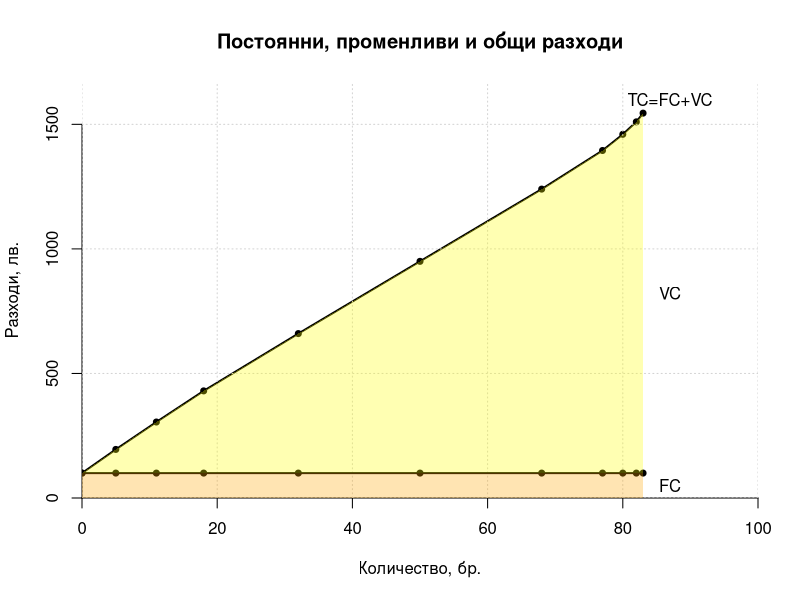
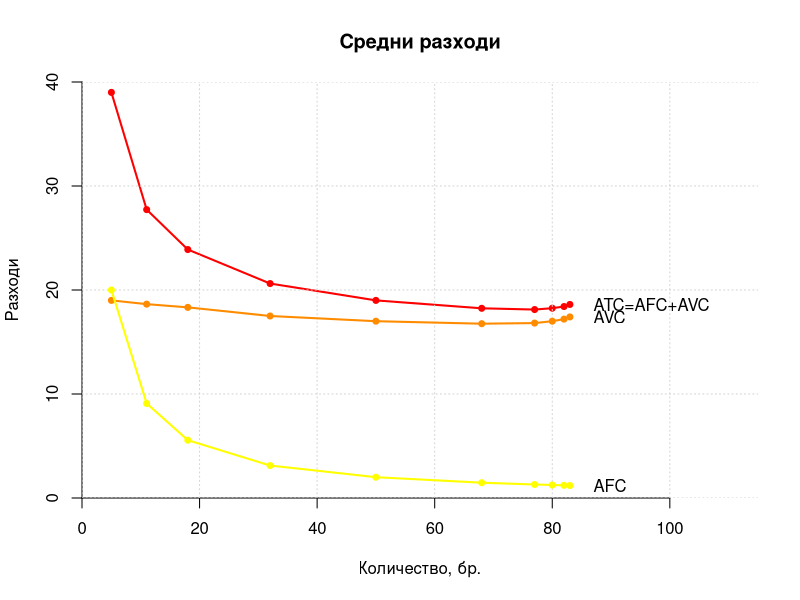
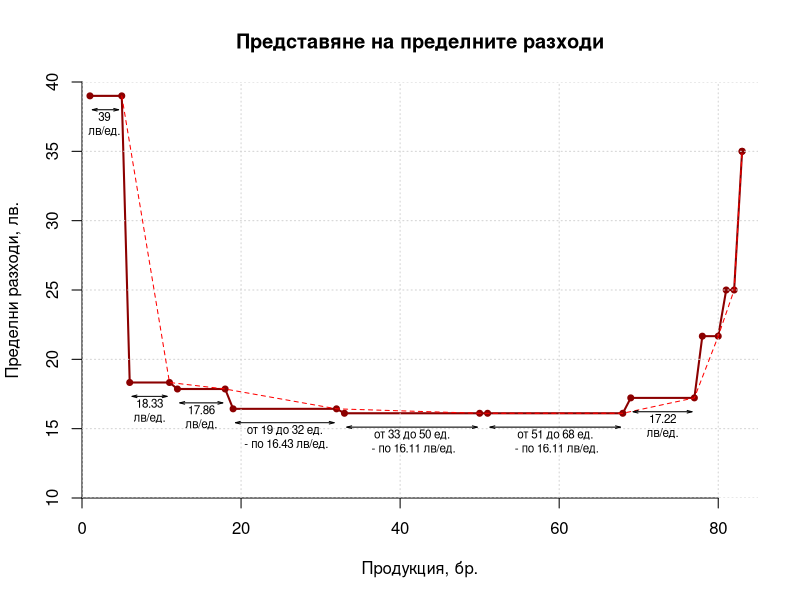
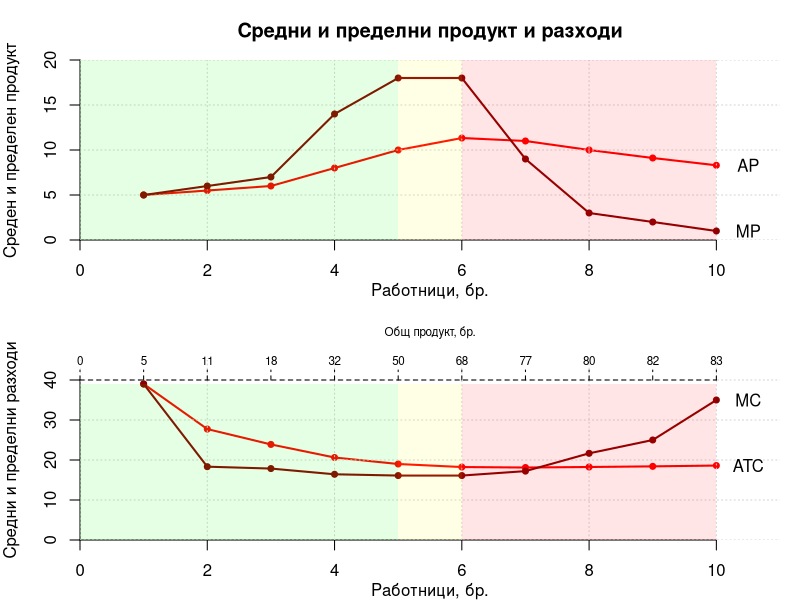
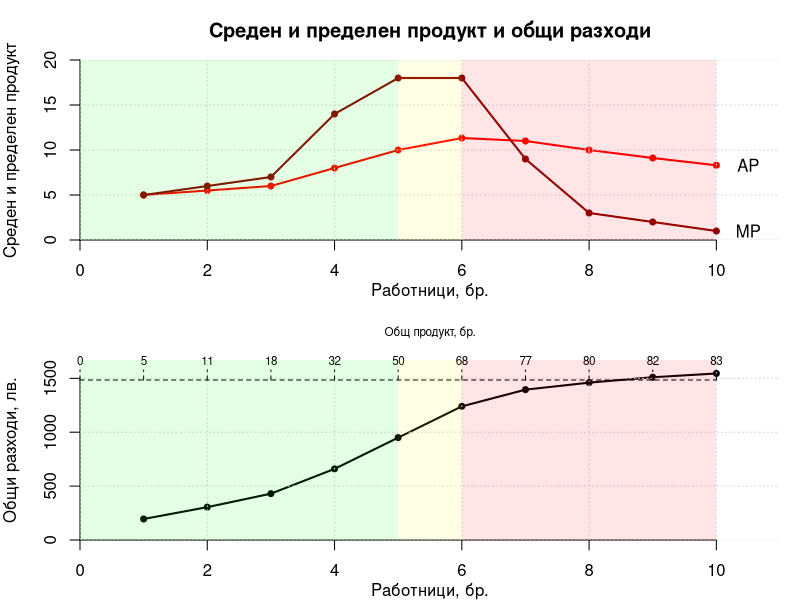
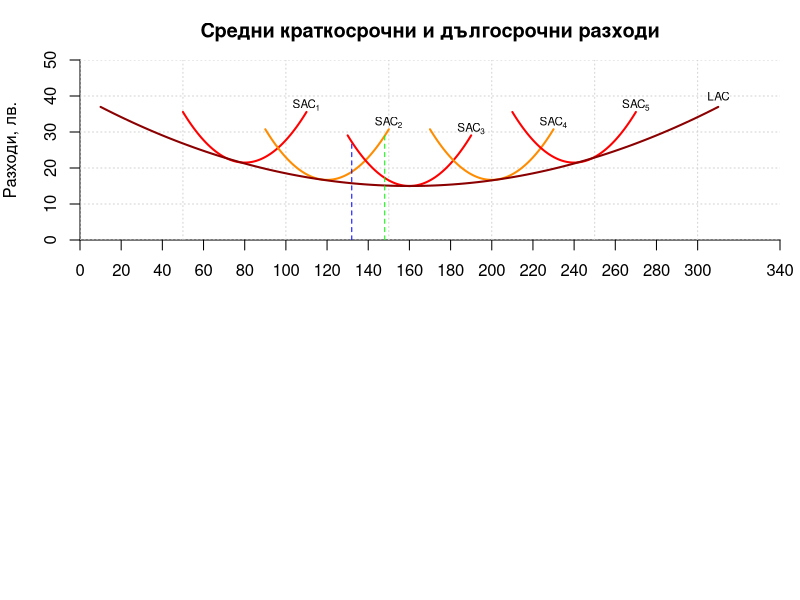
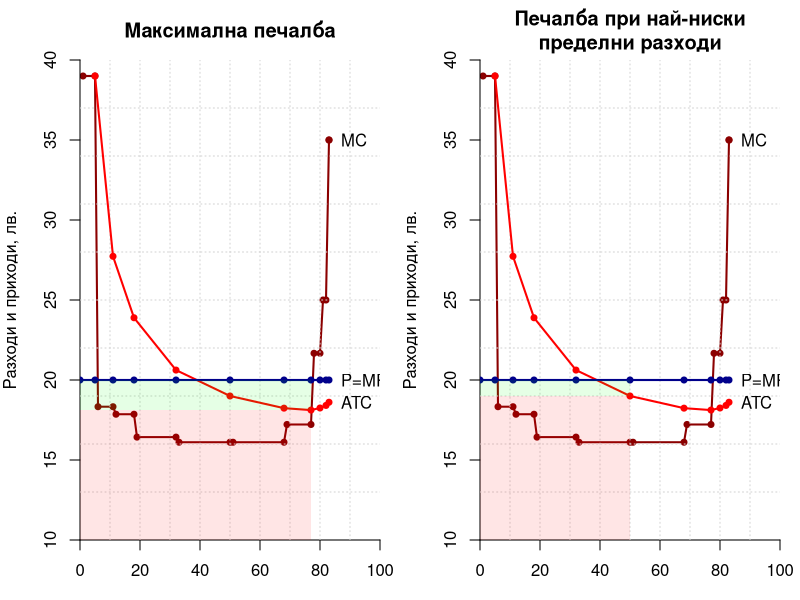
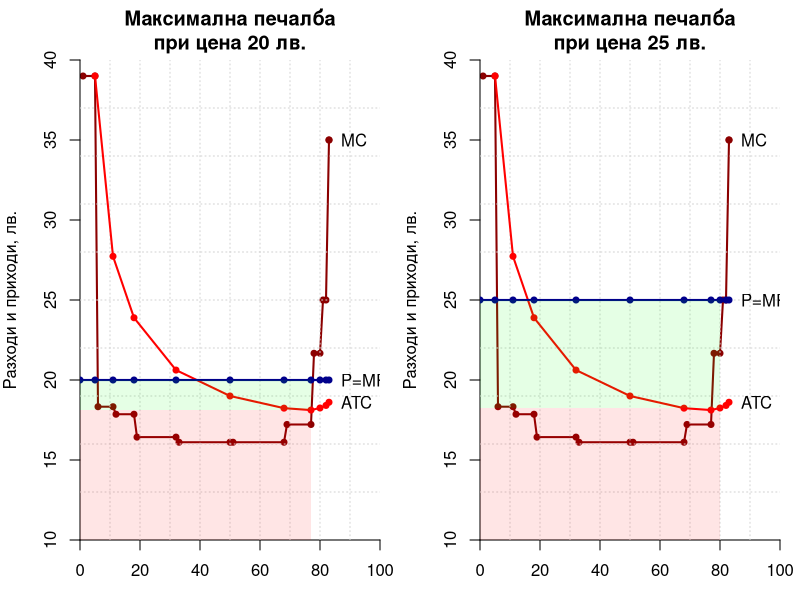

These charts were generated, in order, by the following R code:
## ---- chunk 1
knitr::opts_chunk$set(fig.width = 8, fig.height = 6,
                      fig.path = "figure/",
                      echo = FALSE, warning = FALSE, 
                      message = FALSE)
## ---- chunk 2

prcompDF <- read.csv("data/production-competition.csv")
plot(x = c(0, prcompDF$TP), y = c(100, prcompDF$TC), 
     type = "o", pch = 20,
     lwd = 2, xaxs = "i", yaxs = "i", bty = "n",
     xlim = c(0,100), ylim = c(0,1670), 
     xlab = "Количество, бр.", ylab = "Разходи, лв.",
     main = "Постоянни, променливи и общи разходи")
grid()
lines(x = c(0, prcompDF$TP), y = c(100, prcompDF$FC), 
      lwd = 2, type = "o", pch = 20)
text(87,50, "FC")
text(87,822.5, "VC")
text(87, 1600, "TC=FC+VC")
rect(0,0,83,100, col = adjustcolor("orange", alpha.f = 0.3), 
     border = "transparent")
polygon(c(0,prcompDF$TP,rev(prcompDF$TP),0), 
	c(100,prcompDF$TC,rep(100, length(prcompDF$TC)+1)),
	col = adjustcolor("yellow", alpha.f = 0.3), 
	border = "transparent")

## ---- chunk 3
plot(x = prcompDF$TP, y = prcompDF$ATC, 
     type = "o", lwd = 2, col = "red", pch = 20, 
     xaxs = "i", yaxs = "i", xlim = c(0,115), ylim = c(0,40),
     bty = "n", xlab = "Количество, бр.", ylab = "Разходи",
     main = "Средни разходи")
grid()
lines(x = prcompDF$TP, y = prcompDF$AVC, type = "o", lwd = 2,
      pch = 20, col = "darkorange")
lines(x = prcompDF$TP, y = prcompDF$AFC, type = "o", lwd = 2,
      pch = 20, col = "yellow")
text(87,18.61, "ATC=AFC+AVC", adj = 0)
text(87,17.41, "AVC", adj = 0)
text(87,1.2, "AFC", adj = 0)

## ---- chunk 4

# create a vector for MC that shows it as intervals
mcinterval <- rep(prcompDF$MC, each = 2)
mcinterval
# create the corresponding vector for TP
prcompDF$TP
temp1 <- as.vector(rep(0, length(prcompDF$TP)))
for (i in 2:length(temp1)) {temp1[i] <- prcompDF$TP[i-1]}
temp1
tpinterval <- as.vector(rep(0, 2*length(temp1)))
for (i in 1:length(temp1)) {
	tpinterval[2*i-1] <- temp1[i] + 1
	tpinterval[2*i] <- prcompDF$TP[i]
}
# create a dataframe for plotting that combines them and
# add price at 20 and 25 leva
mcintervalgraphDF <- data.frame(tpinterval, mcinterval, rep(20, length(mcinterval)), rep(25, length(mcinterval)))
colnames(mcintervalgraphDF) <- c("TP","MC","MR1","MR2")
# A graph that shows MC as intervals
plot(x = mcintervalgraphDF$TP, y = mcintervalgraphDF$MC,
     xaxs = "i", yaxs = "i", xlim = c(0,85), ylim = c(10,40),
     xlab = "Продукция, бр.", ylab = "Пределни разходи, лв.",
     type = "o", lwd = 2, col = "darkred", pch = 20, 
     bty = "n", main = "Представяне на пределните разходи")
grid()
lines(x = prcompDF$TP, y = prcompDF$MC, type = "l", 
      col = "red", lty = 2)
arrows(1.3,38,4.6,38, code = 3, length = 0.05, angle = 15)
text(2.8,37, "39\nлв/ед.", cex = 0.7)
arrows(19.3,15.43,31.7,15.43, code = 3, length = 0.05, angle = 15) 
text(25.5,14.43, "от 19 до 32 ед.\n - по 16.43 лв/ед.", cex = 0.7)
arrows(12.3,16.86,17.7,16.86, code = 3, length = 0.05, angle = 15)
text(15,15.86, "17.86\nлв/ед.", cex = 0.7)
arrows(6.3,17.33,10.7,17.33, code = 3, length = 0.05, angle = 15)
text(8.5,16.33, "18.33\nлв/ед.", cex = 0.7)
arrows(33.3,15.11,49.7,15.11, code = 3, length = 0.05, angle = 15)
text(41.5,14.11, "от 33 до 50 ед.\n - по 16.11 лв/ед.", cex = 0.7)
arrows(51.3,15.11,67.7,15.11, code = 3, length = 0.05, angle = 15)
text(59.5,14.11, "от 51 до 68 ед.\n - по 16.11 лв/ед.", cex = 0.7)
arrows(69.3,16.22,76.7,16.22, code = 3, length = 0.05, angle = 15)
text(73,15.22, "17.22\nлв/ед.", cex = 0.7)

## ---- chunk 5
par(mfrow = c(2,1), mar = c(3,4,3,1))
plot(x = prcompDF$L, y = prcompDF$AP, bty = "n",
     type = "o", pch = 20, lwd = 2, col = "red",
     xaxs = "i", yaxs = "i", 
     xlim = c(0,11), ylim = c(0,20), 
     xlab = "", ylab = "Среден и пределен продукт",
     main = "Средни и пределни продукт и разходи")
grid()
mtext("Работници, бр.", side = 1, line = 2)
lines(x = prcompDF$L, y = prcompDF$MP, lwd = 2, type = "o", pch = 20, col = "darkred")
text(10.5,8.3, "AP")
text(10.5,1, "MP")
rect(0,0,5,20, col = adjustcolor("green", alpha.f = 0.1), border = "transparent")
rect(5,0,6,20, col = adjustcolor("yellow", alpha.f = 0.1), border = "transparent")
rect(6,0,10,20, col = adjustcolor("red", alpha.f = 0.1), border = "transparent")
plot(x = prcompDF$L, y = prcompDF$ATC, bty = "n",
     type = "o", pch = 20, lwd = 2, col = "red",
     xaxs = "i", yaxs = "i", 
     xlim = c(0,11), ylim = c(0,45), 
     xlab = "", ylab = "Средни и пределни разходи")
grid()
lines(x = prcompDF$L, y = prcompDF$MC, lwd = 2, type = "o", pch = 20, col = "darkred")
axis(3, at = 0:10, labels = c(0, prcompDF$TP), lty = 2, 
     outer = FALSE, cex.axis = 0.7, padj = 1, tcl = -0.5, line = -1)
mtext("Общ продукт, бр.", side = 3, line = 1, cex = 0.7)
mtext("Работници, бр.", side = 1, line = 2)
text(10.5,18.61, "ATC")
text(10.5,35, "MC")
rect(0,0,5,39, col = adjustcolor("green", alpha.f = 0.1), border = "transparent")
rect(5,0,6,39, col = adjustcolor("yellow", alpha.f = 0.1), border = "transparent")
rect(6,0,10,39, col = adjustcolor("red", alpha.f = 0.1), border = "transparent")

## ---- chunk 6
par(mfrow = c(2,1), mar = c(3,4,3,1))
plot(x = prcompDF$L, y = prcompDF$AP, bty = "n",
     type = "o", pch = 20, lwd = 2, col = "red",
     xaxs = "i", yaxs = "i", 
     xlim = c(0,11), ylim = c(0,20), 
     xlab = "", ylab = "Среден и пределен продукт",
     main = "Среден и пределен продукт и общи разходи")
grid()
mtext("Работници, бр.", side = 1, line = 2)
lines(x = prcompDF$L, y = prcompDF$MP, lwd = 2, type = "o", pch = 20, col = "darkred")
text(10.5,8.3, "AP")
text(10.5,1, "MP")
rect(0,0,5,20, col = adjustcolor("green", alpha.f = 0.1), border = "transparent")
rect(5,0,6,20, col = adjustcolor("yellow", alpha.f = 0.1), border = "transparent")
rect(6,0,10,20, col = adjustcolor("red", alpha.f = 0.1), border = "transparent")
plot(x = prcompDF$L, y = prcompDF$TC, 
     type = "o", pch = 20,
     lwd = 2, xaxs = "i", yaxs = "i", bty = "n",
     xlim = c(0,11), ylim = c(0,1670), 
     xlab = "Количество, бр.", ylab = "Общи разходи, лв.",
     main = "")
grid()
text(87, 1600, "TC")
axis(3, at = 0:10, labels = c(0, prcompDF$TP), lty = 2, 
     outer = FALSE, cex.axis = 0.7, padj = 1, tcl = -0.5, line = -1)
mtext("Общ продукт, бр.", side = 3, line = 1, cex = 0.7)
mtext("Работници, бр.", side = 1, line = 2)
rect(0,0,5,1670, col = adjustcolor("green", alpha.f = 0.1), border = "transparent")
rect(5,0,6,1670, col = adjustcolor("yellow", alpha.f = 0.1), border = "transparent")
rect(6,0,10,1670, col = adjustcolor("red", alpha.f = 0.1), border = "transparent")

## ---- chunk 7
plot(xlim = c(0,340), ylim = c(0,50),
     xaxs = "i", yaxs = "i", bty = "n",
     x = 1:10, y = 1:10, type = "n",
     xaxt = "n",
     xlab = "Обща продукция, бр.", ylab = "Разходи, лв.",
     main = "Средни краткосрочни и дългосрочни разходи")
axis(side = 1, at = c(0,20,40,60,80,100,120,140,160,180,200,220,240,260,280,300,340))
grid()
curve((1/8*x-10)^2 + 21.50, add = TRUE, 
      from = 50, to = 110, lwd = 2, col = "red")
curve((1/8*x-15)^2 + 16.7, add = TRUE, 
       from = 90, to = 150, lwd = 2, col = "darkorange")
curve((1/8*x-20)^2 + 15, add = TRUE,
      from = 130, to = 190, lwd = 2, col = "red")
curve((1/8*x-25)^2 + 16.7, add = TRUE,
      from = 170, to = 230, lwd = 2, col = "darkorange")
curve((1/8*x-30)^2 + 21.50, add = TRUE,
      from = 210, to = 270, lwd = 2, col = "red")
curve((1/32*x-5)^2 + 15, add = TRUE,
      from = 10, to = 310, lwd = 2, col = "darkred")
text(110,(21.5+16), expression("SAC"[1]), cex = 0.7)
text(150,(16.7+16), expression("SAC"[2]), cex = 0.7)
text(190,(15+16), expression("SAC"[3]), cex = 0.7)
text(230,(16.7+16), expression("SAC"[4]), cex = 0.7)
text(270,(21.5+16), expression("SAC"[5]), cex = 0.7)
text(310,40, "LAC", cex = 0.7)
segments(132,0,132,27.24, lty = 2, col = "blue")
segments(148,0,148,28.95, lty = 2, col = "green")
# При 132 бройка - AC2 = 18.95 лв. и AC3 = 27.25 лв.
# При 148 бройка - AC2 = 28.95 лв. и AC3 = 17.25 лв.

## ---- chunk 8
par(mfrow = c(1,2))
plot(x = mcintervalgraphDF$TP, y = mcintervalgraphDF$MC,
     xaxs = "i", yaxs = "i", xlim = c(0,100), ylim = c(10,40),
     xlab = "Продукция, бр.", ylab = "Разходи и приходи, лв.",
     type = "o", lwd = 2, col = "darkred", pch = 20, 
     bty = "n", main = "Максимална печалба")
grid(nx=10)
#lines(x = prcompDF$TP, y = prcompDF$MC, type = "l", 
#      col = "red", lty = 2)
lines(x = prcompDF$TP, y = prcompDF$ATC, type = "o", 
      col = "red", lwd = 2, pch = 20)
lines(x = c(0,prcompDF$TP), y = c(20,prcompDF$MR), type = "o",
      col = "darkblue", lwd = 2, pch = 20)
text(87,18.61, "ATC", adj = 0)
text(87,35, "MC", adj = 0)
text(87,20, "P=MR", adj = 0)
rect(0,0,77,18.12, col = adjustcolor("red", alpha.f = 0.1),
     border = "transparent")
rect(0,18.12,77,20, col = adjustcolor("green", alpha.f = 0.1),
     border = "transparent")
plot(x = mcintervalgraphDF$TP, y = mcintervalgraphDF$MC,
     xaxs = "i", yaxs = "i", xlim = c(0,100), ylim = c(10,40),
     xlab = "Продукция, бр.", ylab = "Разходи и приходи, лв.",
     type = "o", lwd = 2, col = "darkred", pch = 20, 
     bty = "n", main = "Печалба при най-ниски\nпределни разходи")
grid(nx=10)
#lines(x = prcompDF$TP, y = prcompDF$MC, type = "l", 
#      col = "red", lty = 2)
lines(x = prcompDF$TP, y = prcompDF$ATC, type = "o", 
      col = "red", lwd = 2, pch = 20)
lines(x = c(0,prcompDF$TP), y = c(20,prcompDF$MR), type = "o",
      col = "darkblue", lwd = 2, pch = 20)
text(87,18.61, "ATC", adj = 0)
text(87,35, "MC", adj = 0)
text(87,20, "P=MR", adj = 0)
rect(0,0,50,19, col = adjustcolor("red", alpha.f = 0.1),
     border = "transparent")
rect(0,19,50,20, col = adjustcolor("green", alpha.f = 0.1),
     border = "transparent")
## ---- chunk 9
par(mfrow = c(1,2))
plot(x = mcintervalgraphDF$TP, y = mcintervalgraphDF$MC,
     xaxs = "i", yaxs = "i", xlim = c(0,100), ylim = c(10,40),
     xlab = "Продукция, бр.", ylab = "Разходи и приходи, лв.",
     type = "o", lwd = 2, col = "darkred", pch = 20, 
     bty = "n", main = "Максимална печалба\nпри цена 20 лв.")
grid(nx=10)
#lines(x = prcompDF$TP, y = prcompDF$MC, type = "l", 
#      col = "red", lty = 2)
lines(x = prcompDF$TP, y = prcompDF$ATC, type = "o", 
      col = "red", lwd = 2, pch = 20)
lines(x = c(0,prcompDF$TP), y = c(20,prcompDF$MR), type = "o",
      col = "darkblue", lwd = 2, pch = 20)
text(87,18.61, "ATC", adj = 0)
text(87,35, "MC", adj = 0)
text(87,20, "P=MR", adj = 0)
rect(0,0,77,18.12, col = adjustcolor("red", alpha.f = 0.1),
     border = "transparent")
rect(0,18.12,77,20, col = adjustcolor("green", alpha.f = 0.1),
     border = "transparent")
plot(x = mcintervalgraphDF$TP, y = mcintervalgraphDF$MC,
     xaxs = "i", yaxs = "i", xlim = c(0,100), ylim = c(10,40),
     xlab = "Продукция, бр.", ylab = "Разходи и приходи, лв.",
     type = "o", lwd = 2, col = "darkred", pch = 20, 
     bty = "n", main = "Максимална печалба\nпри цена 25 лв.")
grid(nx=10)
#lines(x = prcompDF$TP, y = prcompDF$MC, type = "l", 
#      col = "red", lty = 2)
lines(x = prcompDF$TP, y = prcompDF$ATC, type = "o", 
      col = "red", lwd = 2, pch = 20)
lines(x = c(0,prcompDF$TP), y = c(25,prcompDF$MR2), type = "o",
      col = "darkblue", lwd = 2, pch = 20)
text(87,18.61, "ATC", adj = 0)
text(87,35, "MC", adj = 0)
text(87,25, "P=MR", adj = 0)
rect(0,0,80,18.25, col = adjustcolor("red", alpha.f = 0.1),
     border = "transparent")
rect(0,18.25,80,25, col = adjustcolor("green", alpha.f = 0.1),
     border = "transparent")

